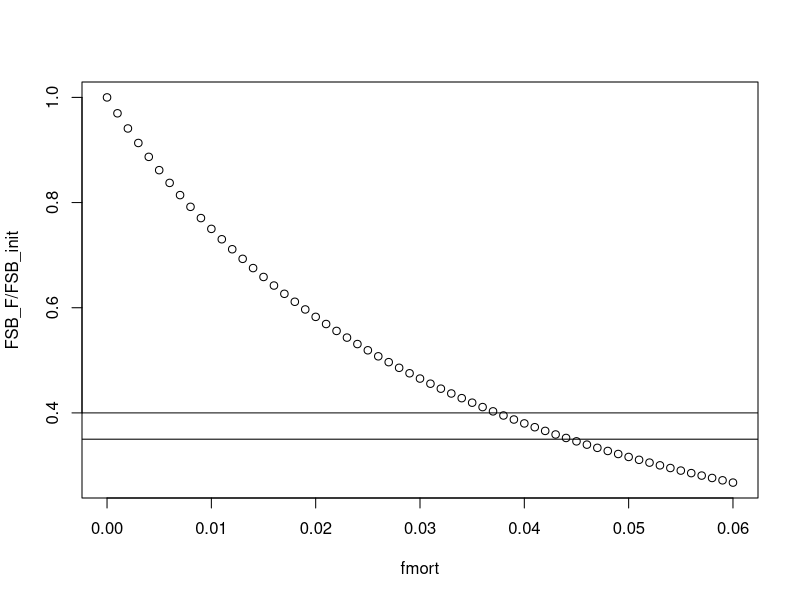
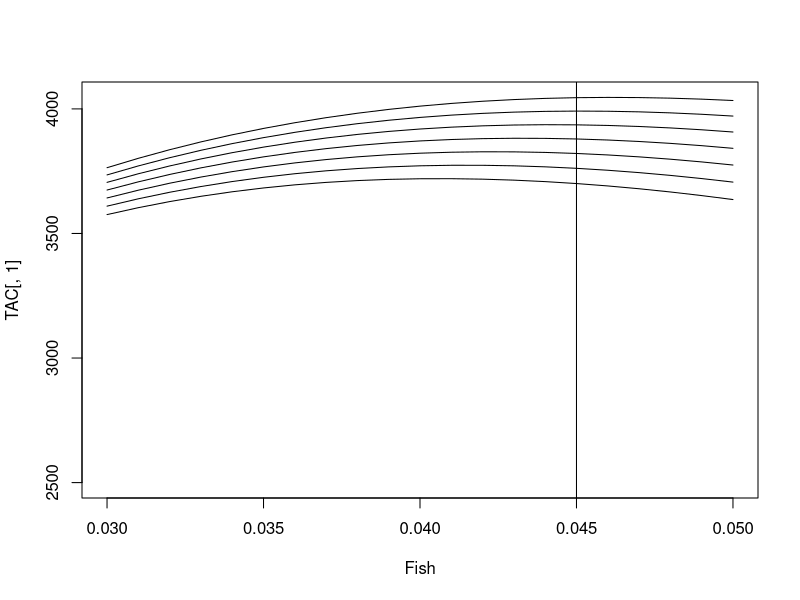

Recreate these plots in R, in order.
#clear everything
rm(list = ls())

#*************************************************************************
#Set up for Blackspotted Rockfish
nages=45
mat=vector()
mat_a75=vector()
age=seq(1,nages,1) #21 modeled ages
Linf=51.53#Linf=c(110.06,120.39)#I am taking the mean of growth params to create a single sex model females 2nd
K=0.06
A0=-3.40
psi=6.54e-6
theta=3.24

L_all=vector();Wt_all=vector();
for(i in 1:nages){
 L_all[i]=Linf*(1-exp(-K*(age[i]-A0)));
 Wt_all[i]=0.001*psi*(Linf*(1-exp(-K*(age[i]-A0))))^theta;}  #0.001 is for kg to mt conversion

fishsel=vector()

fsh_slope=0.69
fsh_A50=13.5
fishsel=(1/(1+exp(-(fsh_slope*(age-fsh_A50)))))

#maturity
Q=vector()

#maturity
mat_slope=0.1546  #slope is 1/B
mat_a50=24.5  #A50=-A/B

for(i in 1:nages){
  Q[i]=(1/(1+exp(-(mat_slope*(age[i]-mat_a50)))))
}

#earlier maturity just multiply B1*.75

for(i in 1:nages){
 mat_a75[i]=(1/(1+exp(-(0.75*mat_slope*(age[i]-mat_a50)))))}

natmort=0.05

#*******************************************************************************
#Calculate fishing mortality rate that maximizes TAC
fmort=seq(0,0.06,.001)#SM

N_til_init_a=vector()  #initial numbers when there is one recruit
N_til_init_a[1]=1
for(i in 2:(nages-1)){
 N_til_init_a[i]=N_til_init_a[i-1]*exp(-natmort)
}
N_til_init_a[nages]=N_til_init_a[nages-1]*exp(-natmort)/(1-exp(-natmort))

N_til_init_Frange=vector()
N_til_init_Frange[1]=1;
FSB_F=vector()
for(j in 1:length(fmort)){
 for (i in 2:(nages-1)){  #fill in N_til_init;
  N_til_init_Frange[i]=N_til_init_Frange[i-1]*exp(-(natmort+(fishsel[i-1]*fmort[j])));
 }
  N_til_init_Frange[nages]=N_til_init_Frange[nages-1]*exp(-(natmort+(fishsel[nages-1]*fmort[j])))/(1-exp(-(natmort+(fishsel[nages-1]*fmort[j]))))
  
 FSB_F[j]=0.5*sum(Wt_all*N_til_init_Frange*Q)
}


FSB_init=0.5*sum(Wt_all*N_til_init_a*Q);FSB_init
FSB_F/FSB_init
plot(fmort,FSB_F/FSB_init);abline(h=c(.35,.4))

fmort[min(which(FSB_F/FSB_init<0.4))]#This is F40%  
fmort[min(which(FSB_F/FSB_init<0.35))]#This is F35% 

#F40%  #SM:0.035 
#F35%  #SM: 0.041 

F35=0.045
F40=0.038

#*****************************************************************************
#This is the function that varies steepness and fishing mortality rate
getFx_Fish_1sex=function(Fish,h){  #this version finds where Fmax occurs for different h's
 SSBinit=100000   #Initial spawning stock biomass (chosen)
 S_l0=SSBinit    #S_l0 initial spawning stock biomass in population #same as SSBinit
 
 N_til_init_a=vector()  #initial numbers when there is one recruit
 N_til_init_a[1]=1
 for(i in 2:(nages-1)){
  N_til_init_a[i]=N_til_init_a[i-1]*exp(-natmort)
 }
 N_til_init_a[nages]=N_til_init_a[nages-1]*exp(-natmort)/(1-exp(-natmort))
 
 R_l0=S_l0/(0.5*sum(Wt_all*N_til_init_a*Q)) #initial number of recruits #denominator is spawning biomass per recruit.
 
 N_init_a=R_l0*N_til_init_a;N_init_a    #now this is initial numbers in the population  
 #total initial numbers
 N_init=sum(N_init_a);N_init
 
 #N_init is the number of fish for which I should simulate genotypes (2*1473)
 
 #########################################################################
 
 S_lyINIT=0.5*sum(Wt_all*N_init_a*Q);S_lyINIT  #initial SSB
 
 #Start loop here
 for (k in 1:100){
  #what is age structure next year?
  S_ly=0.5*sum(Wt_all*N_init_a*Q);S_ly  #SSB
  SPR=S_ly/N_init_a[1];SPR
  catch=sum((Wt_all)*((fishsel*Fish)/(fishsel*Fish+natmort)*(1-exp(-(fishsel*Fish+natmort)))*N_init_a));catch
  N_a=vector()  #numbers next year
  N_a[1]=(4*h*R_l0*S_ly)/(S_l0*(1-h)+(S_ly*(5*h-1)))
  for(i in 2:(nages-1)){
   N_a[i]=N_init_a[i-1]*exp(-(fishsel[i-1]*Fish+natmort))
  }
  N_a[nages]=N_init_a[nages-1]*((exp(-(fishsel[nages-1]*Fish+natmort)))/(1-exp(-(fishsel[nages-1]*Fish+natmort))));#fix this part
  N_init_a=N_a
 }
 
 out=list()
 out[[1]]=SPR
 out[[2]]=S_ly
 out[[3]]=S_ly/S_lyINIT  #Spawning biomass relative to unfished.
 out[[4]]=h
 out[[5]]=catch#calculated same as TAC
 return(out)
}

#Find F40% and F35%
#Because F40% is Fmort that declines pop to 40% of its initial FSB.
N_til_init_a=vector()  #initial numbers when there is one recruit
N_til_init_a[1]=1
for(i in 2:(nages-1)){
 N_til_init_a[i]=N_til_init_a[i-1]*exp(-natmort)
}
N_til_init_a[nages]=N_til_init_a[nages-1]*exp(-natmort)/(1-exp(-natmort))


#Now run function for a range of hs and Fs

#see what affect different H's have
hs=seq(.64,0.7,.01);Fish=seq(.03,.05,.001) #blackspotted
res=matrix(0,length(Fish),length(hs))
SSB=matrix(0,length(Fish),length(hs))
TAC=matrix(0,length(Fish),length(hs))
SPR=matrix(0,length(Fish),length(hs))
h=matrix(0,length(Fish),length(hs))
a=list();
for(j in 1:length(hs)){
 for (i in 1:length(Fish)){
 a=getFx_Fish_1sex(Fish[i],hs[j])
 res[i,j]=a[[3]]
 SSB[i,j]=a[[2]]
 SPR[i,j]=a[[1]]
 TAC[i,j]=a[[5]]
 h[i,j]=a[[4]]
 }}
rownames(TAC)=Fish;rownames(res)=Fish
colnames(TAC)=hs;colnames(res)=hs;

#Plot TAC at different fishing mortality rates and steepnesses to find steepness where F35%=maximum or FMSY.
plot(Fish,TAC[,1],ylim=c(2500,max(TAC)),type="l",col=1)
for(i in 2:ncol(TAC)){lines(Fish,TAC[,i])}
abline(v=F35)


#For Blackspotted, F35%=FMSY when steepness = 0.69.hs=seq(.64,0.7,.01);Fish=seq(.03,.05,.001)


